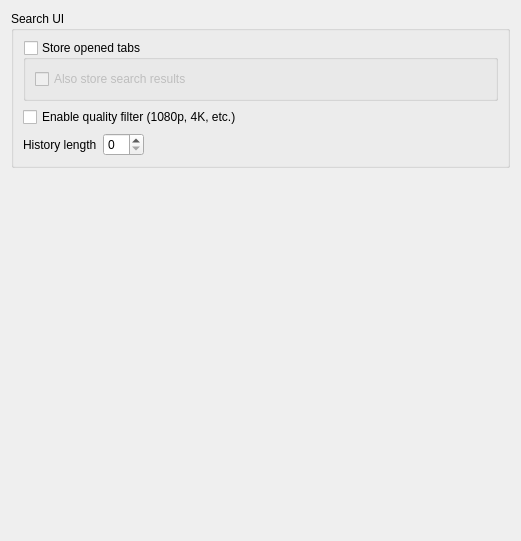
          <widget class="QWidget" name="searchPageScrollAreaWidgetContents">
           <property name="geometry">
            <rect>
             <x>0</x>
             <y>0</y>
             <width>521</width>
             <height>541</height>
            </rect>
           </property>
           <layout class="QVBoxLayout" name="searchPageScrollAreaWidgetContentsLayout">
            <item>
             <widget class="QGroupBox" name="groupSearchUI">
              <property name="title">
               <string>Search UI</string>
              </property>
              <layout class="QVBoxLayout" name="groupSearchUILayout">
               <item>
                <widget class="QGroupBox" name="groupStoreOpenedTabs">
                 <property name="title">
                  <string>Store opened tabs</string>
                 </property>
                 <property name="checkable">
                  <bool>true</bool>
                 </property>
                 <property name="checked">
                  <bool>false</bool>
                 </property>
                 <layout class="QVBoxLayout" name="groupStoreOpenedTabsLayout">
                  <item>
                   <widget class="QCheckBox" name="checkStoreTabsSearchResults">
                    <property name="text">
                     <string>Also store search results</string>
                    </property>
                   </widget>
                  </item>
                 </layout>
                </widget>
               </item>
               <item>
                <widget class="QCheckBox" name="checkSearchQualityFilter">
                 <property name="text">
                  <string>Enable quality filter (1080p, 4K, etc.)</string>
                 </property>
                </widget>
               </item>
               <item>
                <layout class="QHBoxLayout" name="searchHistoryLayout">
                 <item>
                  <widget class="QLabel" name="searchHistoryLengthLabel">
                   <property name="text">
                    <string>History length</string>
                   </property>
                  </widget>
                 </item>
                 <item>
                  <widget class="QSpinBox" name="searchHistoryLengthSpinBox">
                   <property name="maximum">
                    <number>99</number>
                   </property>
                  </widget>
                 </item>
                 <item>
                  <spacer name="searchHistoryLengthSpacer">
                   <property name="orientation">
                    <enum>Qt::Orientation::Horizontal</enum>
                   </property>
                   <property name="sizeHint" stdset="0">
                    <size>
                     <width>40</width>
                     <height>20</height>
                    </size>
                   </property>
                  </spacer>
                 </item>
                </layout>
               </item>
              </layout>
             </widget>
            </item>
            <item>
             <spacer name="searchPageScrollAreaSpacer">
              <property name="orientation">
               <enum>Qt::Orientation::Vertical</enum>
              </property>
              <property name="sizeHint" stdset="0">
               <size>
                <width>20</width>
                <height>422</height>
               </size>
              </property>
             </spacer>
            </item>
           </layout>
          </widget>
